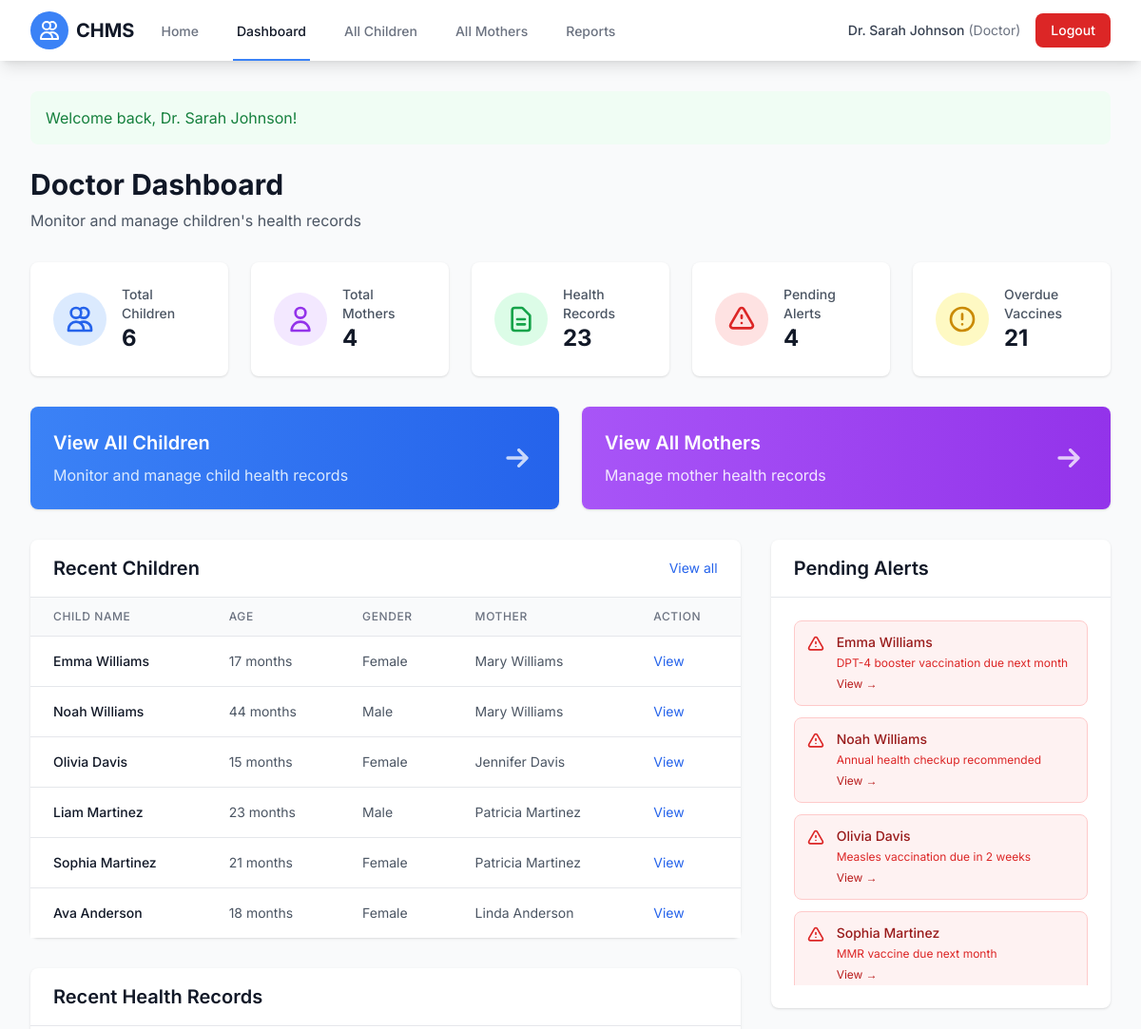
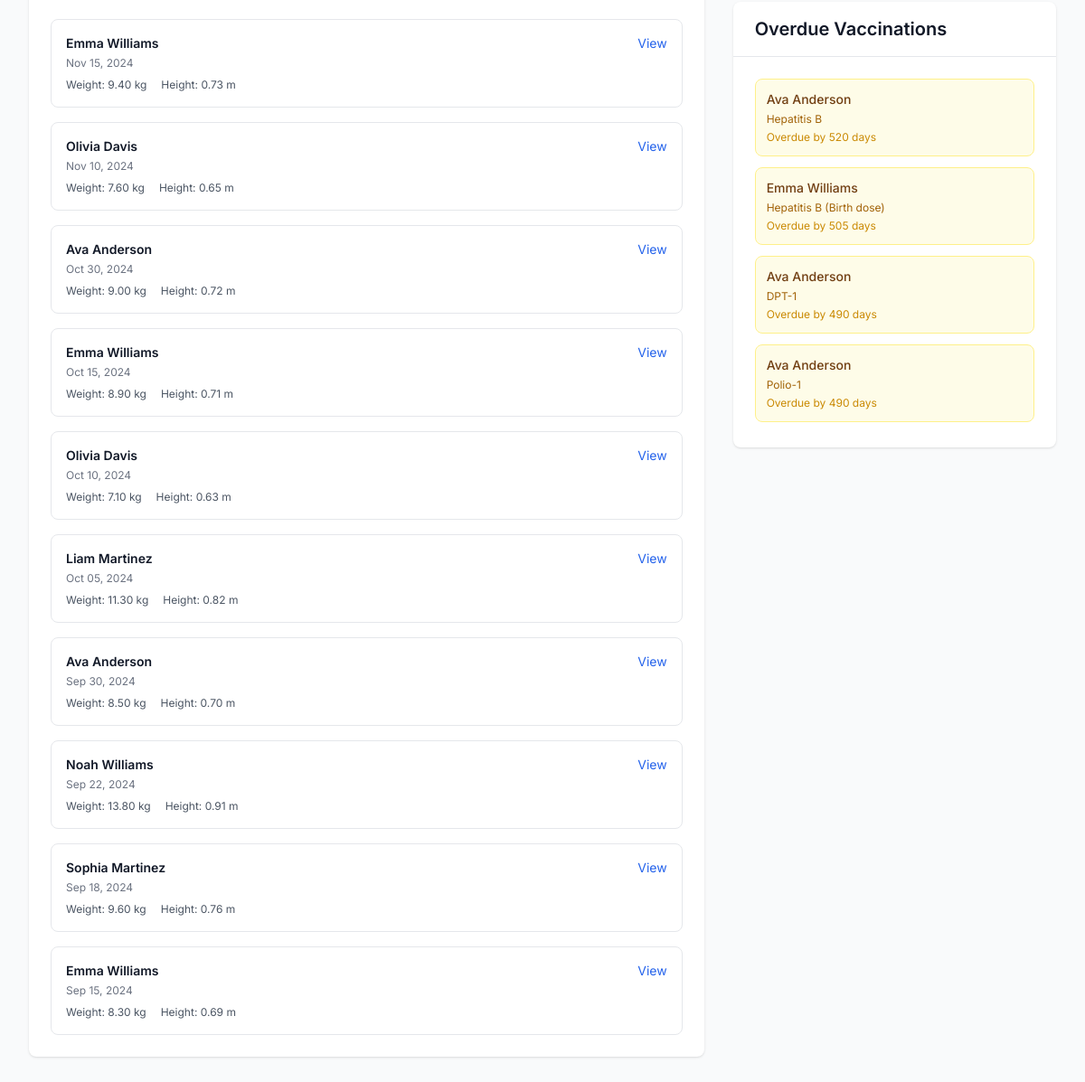
Screenshot of /doctor_dashboard.php (signed in) with the database file from the repository (2 pictures, top to bottom).
### tables this page shows
CREATE TABLE children (
    child_id INT AUTO_INCREMENT PRIMARY KEY,
    mother_id INT NOT NULL,
    name VARCHAR(100) NOT NULL,
    dob DATE NOT NULL,
    gender ENUM('male', 'female') NOT NULL,
    created_at TIMESTAMP DEFAULT CURRENT_TIMESTAMP,
    FOREIGN KEY (mother_id) REFERENCES users(user_id) ON DELETE CASCADE,
    INDEX idx_mother (mother_id),
    INDEX idx_dob (dob)
);

CREATE TABLE users (
    user_id INT AUTO_INCREMENT PRIMARY KEY,
    name VARCHAR(100) NOT NULL,
    email VARCHAR(100) NOT NULL UNIQUE,
    phone VARCHAR(20),
    role ENUM('mother', 'doctor') NOT NULL DEFAULT 'mother',
    password VARCHAR(255) NOT NULL,
    created_at TIMESTAMP DEFAULT CURRENT_TIMESTAMP,
    INDEX idx_email (email),
    INDEX idx_role (role)
);

CREATE TABLE health_records (
    record_id INT AUTO_INCREMENT PRIMARY KEY,
    child_id INT NOT NULL,
    weight DECIMAL(5,2) NOT NULL COMMENT 'Weight in kilograms',
    height DECIMAL(5,2) NOT NULL COMMENT 'Height in meters',
    nutrition_status VARCHAR(50) DEFAULT 'Normal',
    vaccinations TEXT COMMENT 'JSON or comma-separated list of vaccines',
    doctor_notes TEXT,
    record_date DATE NOT NULL,
    created_at TIMESTAMP DEFAULT CURRENT_TIMESTAMP,
    FOREIGN KEY (child_id) REFERENCES children(child_id) ON DELETE CASCADE,
    INDEX idx_child (child_id),
    INDEX idx_date (record_date)
);

CREATE TABLE alerts (
    alert_id INT AUTO_INCREMENT PRIMARY KEY,
    child_id INT NOT NULL,
    alert_type VARCHAR(50) NOT NULL,
    message TEXT NOT NULL,
    created_at TIMESTAMP DEFAULT CURRENT_TIMESTAMP,
    status ENUM('pending', 'resolved') DEFAULT 'pending',
    FOREIGN KEY (child_id) REFERENCES children(child_id) ON DELETE CASCADE,
    INDEX idx_child (child_id),
    INDEX idx_status (status)
);

CREATE TABLE immunizations (
    immunization_id INT AUTO_INCREMENT PRIMARY KEY,
    child_id INT NOT NULL,
    vaccine_name VARCHAR(100) NOT NULL,
    date_given DATE NOT NULL,
    next_due_date DATE,
    created_at TIMESTAMP DEFAULT CURRENT_TIMESTAMP,
    FOREIGN KEY (child_id) REFERENCES children(child_id) ON DELETE CASCADE,
    INDEX idx_child (child_id),
    INDEX idx_next_due (next_due_date)
);

### doctor_dashboard.php (the view, shortened to what the rows shown need)
<?php
require_once __DIR__ . '/src/config/helpers.php';
require_once __DIR__ . '/src/models/Child.php';
require_once __DIR__ . '/src/models/HealthRecord.php';
require_once __DIR__ . '/src/models/Alert.php';
require_once __DIR__ . '/src/models/Immunization.php';
$childModel = new Child();
$healthRecordModel = new HealthRecord();
$alertModel = new Alert();
$immunizationModel = new Immunization();
$recentChildren = $childModel->readAll();
$childrenList = [];
$count = 0;
while ($row = $recentChildren->fetch(PDO::FETCH_ASSOC)) {
    if ($count < 10) {
        $childrenList[] = $row;
    }
    $count++;
}
$recentRecords = $healthRecordModel->readAll(10);
$pendingAlerts = $alertModel->readAll('pending');
$overdueVaccinations = $immunizationModel->getOverdue();
?>
<!DOCTYPE html>
<html lang="en">
<head>
    <script src="https://cdn.tailwindcss.com"></script>
</head>
<body class="bg-gray-50">
    <div class="max-w-7xl mx-auto px-4 sm:px-6 lg:px-8 py-8">
        <div class="mb-8">
            <h1 class="text-3xl font-bold text-gray-900">Doctor Dashboard</h1>
        </div>
        <div class="grid grid-cols-1 lg:grid-cols-3 gap-8">
            <div class="lg:col-span-2">
                <div class="bg-white rounded-lg shadow">
                    <div class="px-6 py-4 border-b border-gray-200 flex justify-between items-center">
                        <h2 class="text-xl font-semibold text-gray-900">Recent Children</h2>
                    </div>
                    <div class="overflow-x-auto">
                        <table class="min-w-full divide-y divide-gray-200">
                            <thead class="bg-gray-50">
                                <tr>
                                    <th class="px-6 py-3 text-left text-xs font-medium text-gray-500 uppercase tracking-wider">Child Name</th>
                                    <th class="px-6 py-3 text-left text-xs font-medium text-gray-500 uppercase tracking-wider">Age</th>
                                    <th class="px-6 py-3 text-left text-xs font-medium text-gray-500 uppercase tracking-wider">Gender</th>
                                    <th class="px-6 py-3 text-left text-xs font-medium text-gray-500 uppercase tracking-wider">Mother</th>
                                    <th class="px-6 py-3 text-left text-xs font-medium text-gray-500 uppercase tracking-wider">Action</th>
                                </tr>
                            </thead>
                            <tbody class="bg-white divide-y divide-gray-200">
                                <?php foreach ($childrenList as $child): ?>
                                    <tr class="hover:bg-gray-50">
                                        <td class="px-6 py-4 whitespace-nowrap">
                                            <div class="text-sm font-medium text-gray-900"><?php echo htmlspecialchars($child['name']); ?></div>
                                        </td>
                                        <td class="px-6 py-4 whitespace-nowrap">
                                            <div class="text-sm text-gray-600"><?php echo $child['age_months']; ?> months</div>
                                        </td>
                                        <td class="px-6 py-4 whitespace-nowrap">
                                            <div class="text-sm text-gray-600"><?php echo ucfirst($child['gender']); ?></div>
                                        </td>
                                        <td class="px-6 py-4 whitespace-nowrap">
                                            <div class="text-sm text-gray-600"><?php echo htmlspecialchars($child['mother_name']); ?></div>
                                        </td>
                                        <td class="px-6 py-4 whitespace-nowrap text-sm">
                                            <a href="child_profile.php?id=<?php echo $child['child_id']; ?>"
                                               class="text-blue-600 hover:text-blue-900">View</a>
                                        </td>
                                    </tr>
                                <?php endforeach; ?>
                            </tbody>
                        </table>
                    </div>
                </div>
                <div class="bg-white rounded-lg shadow mt-8">
                    <div class="px-6 py-4 border-b border-gray-200">
                        <h2 class="text-xl font-semibold text-gray-900">Recent Health Records</h2>
                    </div>
                    <div class="p-6">
                        <?php if (empty($recentRecords)): ?>
                            <p class="text-sm text-gray-500">No recent records</p>
                        <?php else: ?>
                            <div class="space-y-4">
                                <?php foreach ($recentRecords as $record): ?>
                                    <div class="border border-gray-200 rounded-lg p-4 hover:shadow-md transition">
                                        <div class="flex justify-between items-start">
                                            <div>
                                                <h3 class="text-sm font-semibold text-gray-900"><?php echo htmlspecialchars($record['child_name']); ?></h3>
                                                <p class="text-xs text-gray-500 mt-1"><?php echo formatDate($record['record_date']); ?></p>
                                                <div class="mt-2 flex space-x-4 text-xs">
                                                    <span class="text-gray-600">Weight: <?php echo $record['weight']; ?> kg</span>
                                                    <span class="text-gray-600">Height: <?php echo $record['height']; ?> m</span>
                                                </div>
                                            </div>
                                            <a href="child_profile.php?id=<?php echo $record['child_id']; ?>"
                                               class="text-sm text-blue-600 hover:text-blue-800">View</a>
                                        </div>
                                    </div>
                                <?php endforeach; ?>
                            </div>
                        <?php endif; ?>
                    </div>
                </div>
            </div>
            <div class="space-y-6">
                <div class="bg-white rounded-lg shadow">
                    <div class="px-6 py-4 border-b border-gray-200">
                        <h2 class="text-xl font-semibold text-gray-900">Pending Alerts</h2>
                    </div>
                    <div class="p-6">
                        <?php if (empty($pendingAlerts)): ?>
                            <p class="text-sm text-gray-500">No pending alerts</p>
                        <?php else: ?>
                            <div class="space-y-3 max-h-96 overflow-y-auto">
                                <?php foreach ($pendingAlerts as $alert): ?>
                                    <div class="p-3 bg-red-50 border border-red-200 rounded-lg">
                                        <div class="flex items-start">
                                            <svg class="h-5 w-5 text-red-600 mt-0.5" fill="none" stroke="currentColor" viewBox="0 0 24 24">
                                                <path stroke-linecap="round" stroke-linejoin="round" stroke-width="2" d="M12 9v2m0 4h.01m-6.938 4h13.856c1.54 0 2.502-1.667 1.732-3L13.732 4c-.77-1.333-2.694-1.333-3.464 0L3.34 16c-.77 1.333.192 3 1.732 3z"/>
                                            </svg>
                                            <div class="ml-3 flex-1">
                                                <p class="text-sm font-medium text-red-800"><?php echo htmlspecialchars($alert['child_name']); ?></p>
                                                <p class="text-xs text-red-600 mt-1"><?php echo htmlspecialchars($alert['message']); ?></p>
                                                <a href="child_profile.php?id=<?php echo $alert['child_id']; ?>"
                                                   class="text-xs text-red-700 hover:text-red-900 mt-1 inline-block">View →</a>
                                            </div>
                                        </div>
                                    </div>
                                <?php endforeach; ?>
                            </div>
                        <?php endif; ?>
                    </div>
                </div>
                <div class="bg-white rounded-lg shadow">
                    <div class="px-6 py-4 border-b border-gray-200">
                        <h2 class="text-xl font-semibold text-gray-900">Overdue Vaccinations</h2>
                    </div>
                    <div class="p-6">
                        <?php if (empty($overdueVaccinations)): ?>
                            <p class="text-sm text-gray-500">No overdue vaccinations</p>
                        <?php else: ?>
                            <div class="space-y-3 max-h-96 overflow-y-auto">
                                <?php foreach ($overdueVaccinations as $vaccination): ?>
                                    <div class="p-3 bg-yellow-50 border border-yellow-200 rounded-lg">
                                        <p class="text-sm font-medium text-yellow-900"><?php echo htmlspecialchars($vaccination['child_name']); ?></p>
                                        <p class="text-xs text-yellow-700 mt-1"><?php echo htmlspecialchars($vaccination['vaccine_name']); ?></p>
                                        <p class="text-xs text-yellow-600 mt-1">
                                            Overdue by <?php echo $vaccination['days_overdue']; ?> day<?php echo $vaccination['days_overdue'] != 1 ? 's' : ''; ?>
                                        </p>
                                    </div>
                                <?php endforeach; ?>
                            </div>
                        <?php endif; ?>
                    </div>
                </div>
            </div>
        </div>
    </div>
</body>
</html>

### rows the page displays
children: name "Emma Williams", age_months "17", gender "Female", mother.name "Mary Williams"
children: name "Noah Williams", age_months "44", gender "Male", mother.name "Mary Williams"
children: name "Olivia Davis", age_months "15", gender "Female", mother.name "Jennifer Davis"
children: name "Liam Martinez", age_months "23", gender "Male", mother.name "Patricia Martinez"
children: name "Sophia Martinez", age_months "21", gender "Female", mother.name "Patricia Martinez"
children: name "Ava Anderson", age_months "18", gender "Female", mother.name "Linda Anderson"
health_records: child.name "Emma Williams", record_date "Nov 15, 2024", weight "9.40", height "0.73"
health_records: child.name "Olivia Davis", record_date "Nov 10, 2024", weight "7.60", height "0.65"
health_records: child.name "Ava Anderson", record_date "Oct 30, 2024", weight "9.00", height "0.72"
health_records: child.name "Emma Williams", record_date "Oct 15, 2024", weight "8.90", height "0.71"
health_records: child.name "Olivia Davis", record_date "Oct 10, 2024", weight "7.10", height "0.63"
health_records: child.name "Liam Martinez", record_date "Oct 05, 2024", weight "11.30", height "0.82"
health_records: child.name "Ava Anderson", record_date "Sep 30, 2024", weight "8.50", height "0.70"
health_records: child.name "Noah Williams", record_date "Sep 22, 2024", weight "13.80", height "0.91"
health_records: child.name "Sophia Martinez", record_date "Sep 18, 2024", weight "9.60", height "0.76"
health_records: child.name "Emma Williams", record_date "Sep 15, 2024", weight "8.30", height "0.69"
alerts: child.name "Emma Williams", message "DPT-4 booster vaccination due next month"
alerts: child.name "Noah Williams", message "Annual health checkup recommended"
alerts: child.name "Olivia Davis", message "Measles vaccination due in 2 weeks"
alerts: child.name "Sophia Martinez", message "MMR vaccine due next month"
immunizations: child.name "Ava Anderson", vaccine_name "Hepatitis B", days_overdue "520"
immunizations: child.name "Emma Williams", vaccine_name "Hepatitis B (Birth dose)", days_overdue "505"
immunizations: child.name "Ava Anderson", vaccine_name "DPT-1", days_overdue "490"
immunizations: child.name "Ava Anderson", vaccine_name "Polio-1", days_overdue "490"

### other values shown
$userName "Dr. Sarah Johnson"
$userRole "Doctor"
$flashMessage['message'] "Welcome back, Dr. Sarah Johnson!"
$childStats['total_children'] "6"
$motherStats['mother'] "4"
$healthStats['total_records'] "23"
$alertStats['pending'] "4"
count($overdueVaccinations) "21"
